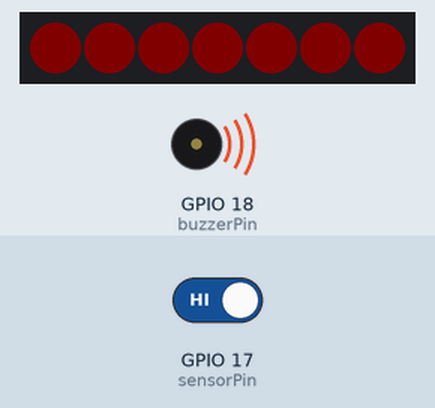
The sketch below on a simulated ESP32. On the bench: 7 RGB LEDs in strip order, left to right, buzzer (waves = sounding). The inputs (shaded band) are chosen by the test bench; at power-on: GPIO 17 (sensorPin) HIGH. Dim RGB values are drawn brighter than linear; what the sketch prints to the serial monitor is not drawn.

Above: at 1.2 s.
1.3 s: GPIO 17 (sensorPin) driven LOW
At 2.2 s:
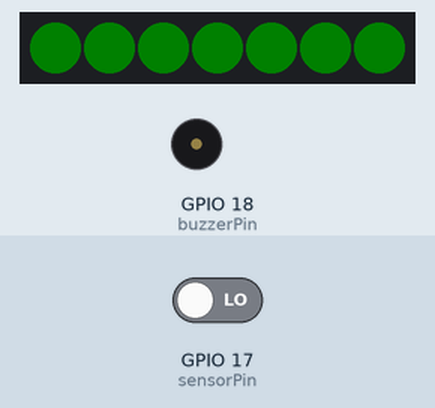
2.8 s: GPIO 17 (sensorPin) driven HIGH
At 3.3 s:
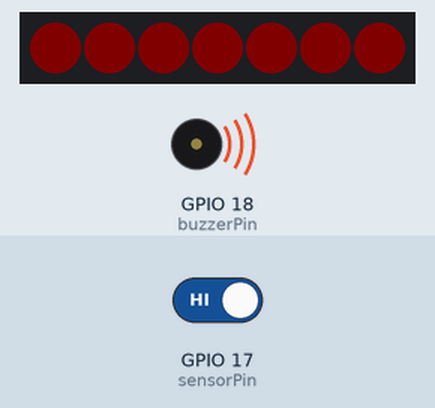
Timing chart, 0 to 5.8 s (numbered marks = the images above; inputs shaded):
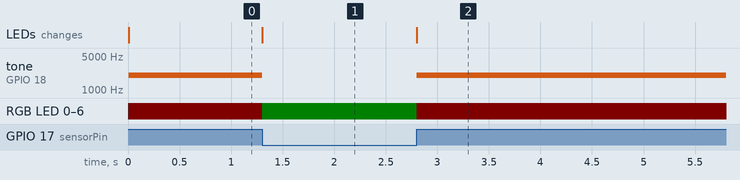

Measured:
- after the input at 1.3 s, tone on GPIO 18 (buzzerPin): 2000 Hz → silent at once; RGB LED 0–6: RGB(5, 0, 0) → RGB(0, 5, 0) at once; the LEDs: change at once (image 1)
- after the input at 2.8 s, tone on GPIO 18 (buzzerPin): silent → 2000 Hz at once; RGB LED 0–6: RGB(0, 5, 0) → RGB(5, 0, 0) at once; the LEDs: change at once (image 2)

The sketch:

esp32_led_alarm.ino
```cpp
#include <Adafruit_NeoPixel.h>
#include <WiFiClientSecure.h>
#include <ThingerESP32.h>
#include <DHTesp.h>

#define USERNAME "achildrenmile"
#define DEVICE_ID "alarm"
#define DEVICE_CREDENTIAL "vmDfg3VJklSc"
#define SSID "Things"
#define SSID_PASSWORD "!!Lady0911!!"
#define PIN   16 //21
#define LED_NUM 7
const byte buzzerPin = 18;

int freq = 2000;
int channel = 0;
int resolution = 8;
int dutyCycle = 128;

// When we setup the NeoPixel library, we tell it how many pixels, and which pin to use to send signals.
      Adafruit_NeoPixel leds = Adafruit_NeoPixel(LED_NUM, PIN, NEO_GRB + NEO_KHZ800);

ThingerESP32 thing(USERNAME, DEVICE_ID, DEVICE_CREDENTIAL);

const byte sensorPin = 17;

SemaphoreHandle_t syncSemaphore;

void IRAM_ATTR handleInterrupt() {
  xSemaphoreGiveFromISR(syncSemaphore, NULL);
}
int count=0;
void setup() {

  Serial.begin(115200);
  leds.begin();
  turnledsgreen();
  //syncSemaphore = xSemaphoreCreateBinary();

  pinMode(sensorPin, INPUT_PULLUP);
  //attachInterrupt(digitalPinToInterrupt(sensorPin), handleInterrupt, CHANGE);
  ledcSetup(channel, freq, resolution);
  ledcAttachPin(buzzerPin, channel);

  thing.add_wifi(SSID, SSID_PASSWORD);
  // read the dht data
  thing["alarm"] >> [](pson& out){
    out["countsincestart"]=count;
  };
}

void turnledsgreen()
{
  changeledcolor(0,5,0);
}

void turnledsred()
{
  changeledcolor(5,0,0);
}

void changeledcolor(float red, float green, float blue)
{
  for(int pixel=0;pixel<7;pixel++)
        leds.setPixelColor(pixel,leds.Color(red, green, blue));
  leds.show();
}


void loop() {

    thing.handle();

    delay(2);
    if(digitalRead(sensorPin)){
      Serial.println("Motion detected");
       turnledsred();
       ledcWrite(channel, dutyCycle);
      count++;
    }else{

      Serial.println("Motion stoped");
      turnledsgreen();
      ledcWrite(channel, 0);

    }

}
```
